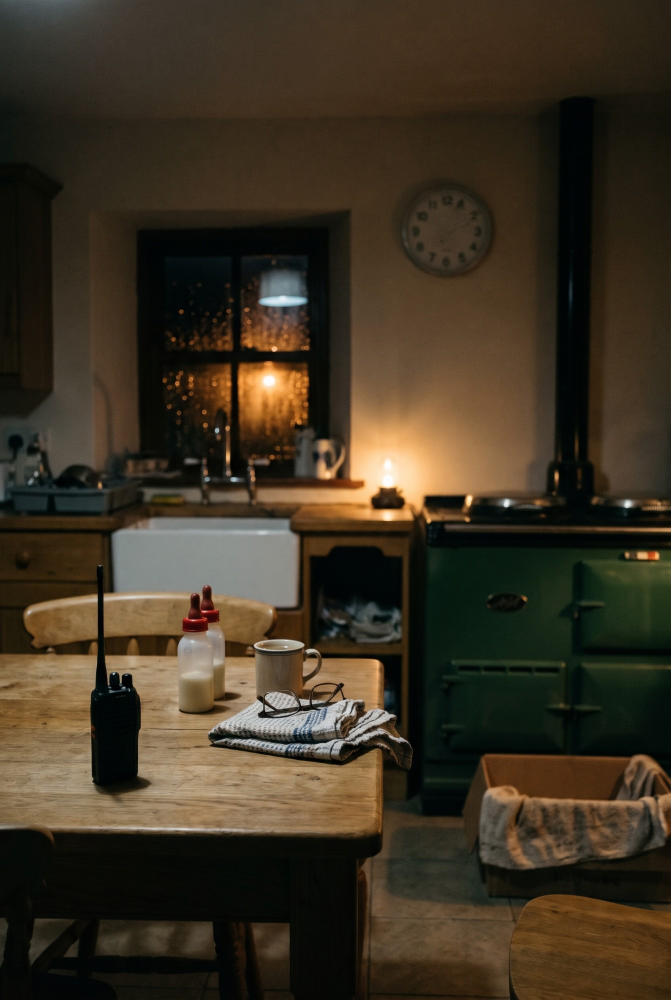
#> input picture wtpn/radio02-corner/plates/kitchen_green_nohands.png, 1342 x 2000 px (shown at 1/2 size)
$ python corner_video.py plates/kitchen_green_nohands.png
#> lines starting #> are read from the running program, lines starting #| are printed output that depends on the picture; after the words box and inside, x2 and y2 are one past the last pixel; in counts of white or black regions, pixels touching at a corner belong together
#!/usr/bin/env python3
"""TRANSMISSION 02 "CORNER" video. One photographic plate (farmhouse kitchen, 3 a.m.; May's handheld on
the table). Kept deliberately real (user: the earlier mock looked naff): the only things that move are
the radio's light (green: Gerry/Jo, red: May keying up, dark otherwise), the clock (hands drawn over the
plate; 3:00 exactly on the first knock), the candle in the window, a slow push-in, grain, and for a
split second during Jo's "crossing your yard" the light in the window dips as if something passed it.
Hard cut to black on the third knock, then the end card.
Usage: corner_video.py [--test START DUR]"""
import json, pathlib, subprocess, sys, math, random
import numpy as np
from PIL import Image, ImageDraw, ImageFilter
D = pathlib.Path(__file__).parent
S = json.loads((D / "script.json").read_text()); LINES = {l["id"]: l for l in S["lines"]}
#> (reads wtpn/radio01-crest/script.json from the repository)
TL = json.loads((D / "timeline.json").read_text()); T = TL["total"]
#> (reads wtpn/radio01-crest/timeline.json from the repository)
W, H, FPS = 1080, 1920, 30
AUDIO = D / "master_social.wav"

# ---------- the plate ------------------------------------------------------------------------------
# source is ChatGPT's 2:3 still; crop to 9:16 at x0 and scale to a 2160x3840 plate (2x the frame).
# Positions are measured on each source image (source pixels).
PLATES = {
 "kitchen_green_nohands.png": {"x0": 90, "clock": (894, 462), "clock_r": 62, "led": (213, 1386), "hands_erased": True,
                       "window": ((322, 505), (628, 930)), "candle": (775, 940), "flame": (775, 945, 24, 44)},   # dial centre from the numerals
 "kitchen_green.png": {"x0": 90, "clock": (886.5, 465), "clock_r": 65, "led": (213, 1386),
                       "window": ((322, 505), (628, 930)), "candle": (775, 945)},     # user's final (green range), 1342x2000
 "kitchen_gpt.png":   {"x0": 40, "clock": (457.5, 235), "clock_r": 31, "led": (111, 709),
                       "window": ((169, 262), (317, 468)), "candle": (397, 482)},     # cream-range stand-in, 687x1024
}
SRC = next(D / "plates" / n for n in PLATES if (D / "plates" / n).exists()); PC = PLATES[SRC.name]
_sw, _sh = Image.open(SRC).size; X0, K, CROP_W = PC["x0"], 3840 / _sh, round(_sh * 9 / 16)
#> after `X0, K, CROP_W = (PC['x0'], 3840 / _sh, round(_sh * 9 / 16))`: X0 = 90; K = 1.92; CROP_W = 1125
def P(sx, sy): return ((sx - X0) * K, sy * K)                  # source pixel -> plate pixel
CLOCK_C, CLOCK_R = P(*PC["clock"]), PC["clock_r"] * K          # centre, numeral radius
#> CLOCK_C = (1543.7, 887); CLOCK_R = 119
LED = P(*PC["led"])                                            # top face of the radio, beside the antenna
#> LED = (236.2, 2661.1)
WINDOW = (P(*PC["window"][0]), P(*PC["window"][1]))            # glass and bars, top-left / bottom-right
#> WINDOW = ((445.4, 969.6), (1033, 1785.6))
CANDLE = P(*PC["candle"])
#> CANDLE = (1315.2, 1804.8)
def run(c): subprocess.run(c, check=True, capture_output=True)

def build_plate():
    src = Image.open(SRC).convert("RGB")
#> src is the input picture: PIL image 1342x2000 RGB; mean R, G, B 61.6, 51.2, 35.1
    big = src.crop((X0, 0, X0 + CROP_W, _sh)).resize((2160, 3840), Image.LANCZOS)
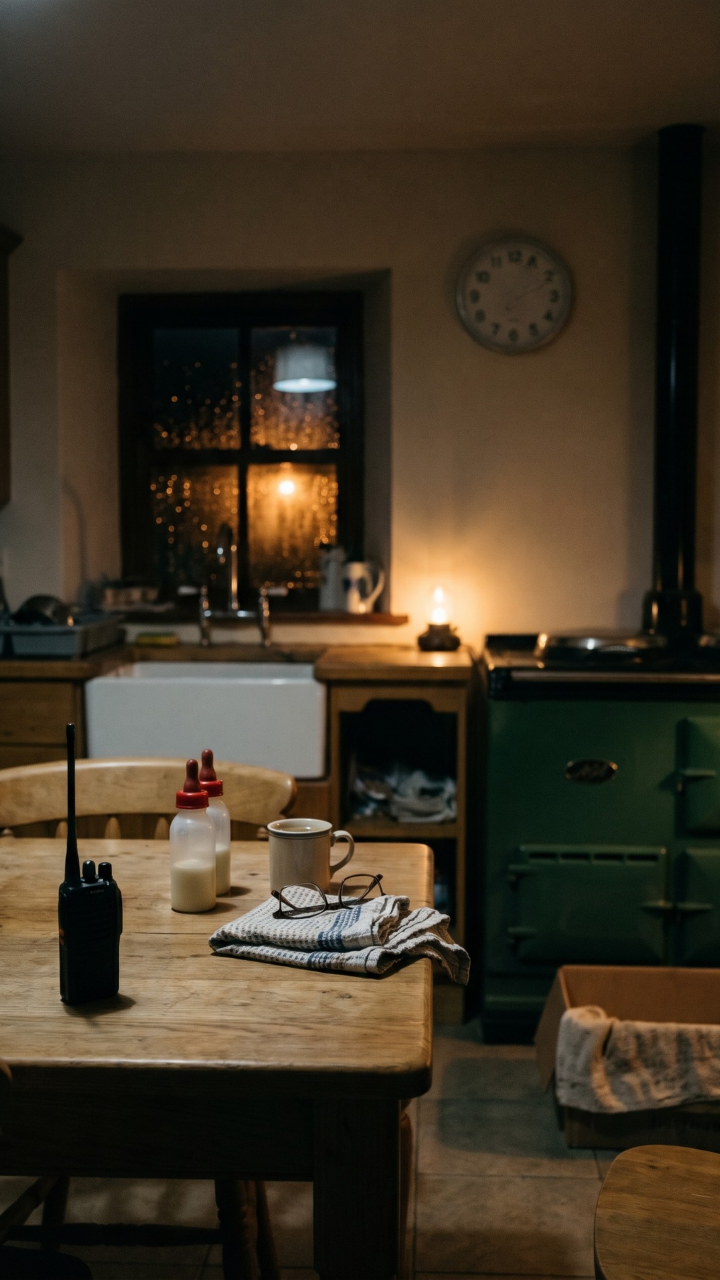
#> big: PIL image 2160x3840 RGB (shown at 1/3 size); mean R, G, B 64.4, 53.2, 36.8
    big = big.filter(ImageFilter.UnsharpMask(radius=1.6, percent=30 if K < 2.5 else 45, threshold=2))
    from scipy.ndimage import gaussian_filter, binary_dilation
    if PC.get("hands_erased"): return big          # done on the source, along the hands themselves
    # paint out the plate's own clock hands (we draw ours)
    a = np.asarray(big).astype(np.float32); cx, cy = CLOCK_C; R = int(CLOCK_R * 0.9)
    y0, y1, x0, x1 = int(cy - R - 20), int(cy + R + 20), int(cx - R - 20), int(cx + R + 20)
    sub = a[y0:y1, x0:x1]; yy, xx = np.mgrid[y0:y1, x0:x1]
    disk = (xx - cx) ** 2 + (yy - cy) ** 2 < R ** 2; lum = sub.mean(axis=2)
    hand = binary_dilation(disk & (lum < 0.80 * np.median(lum[disk])), iterations=6) & disk
    numerals_ring = (xx - cx) ** 2 + (yy - cy) ** 2 > (CLOCK_R * 0.80) ** 2
    hand &= ~numerals_ring                                   # leave the numbers alone
    m = (~hand).astype(np.float32)
    fill = np.stack([gaussian_filter(sub[..., k] * m, 14) / np.maximum(gaussian_filter(m, 14), 1e-3) for k in range(3)], -1)
    sub[hand] = fill[hand]; a[y0:y1, x0:x1] = sub
    return Image.fromarray(a.clip(0, 255).astype(np.uint8))

base = build_plate()
def lit(glow, core, gain=1.0):
    im = base.convert("RGBA"); lay = Image.new("RGBA", im.size, (0, 0, 0, 0)); d = ImageDraw.Draw(lay)
    x, y = LED
    for r, a in ((96, 20), (58, 38), (30, 80), (14, 170)): d.ellipse([x - r, y - r * 0.75, x + r, y + r * 0.75], fill=glow + (min(255, int(a * gain)),))
    lay = lay.filter(ImageFilter.GaussianBlur(11))
    ImageDraw.Draw(lay).ellipse([x - 9, y - 6, x + 9, y + 6], fill=core + (255,))
    return Image.alpha_composite(im, lay).convert("RGB")
def candle_out(im):
    """The same kitchen with the lamp out: flame and chimney glow gone, its warm wash off the wall."""
    from scipy.ndimage import gaussian_filter
    a = np.asarray(im).astype(np.float32); fx, fy, rx, ry = PC["flame"]; (cx, cy), rx, ry = P(fx, fy), rx * K, ry * K
#> after `(cx, cy), rx, ry = (P(fx, fy), rx * K, ry * K)`: cx = 1315.2; cy = 1814.4; rx = 46.08; ry = 84.48
    yy, xx = np.mgrid[0:a.shape[0], 0:a.shape[1]]
    # the glow on the wall and sill: a broad warm falloff around the lamp
    g = np.exp(-(((xx - cx) / (rx * 7.5)) ** 2 + ((yy - cy) / (ry * 4.0)) ** 2))
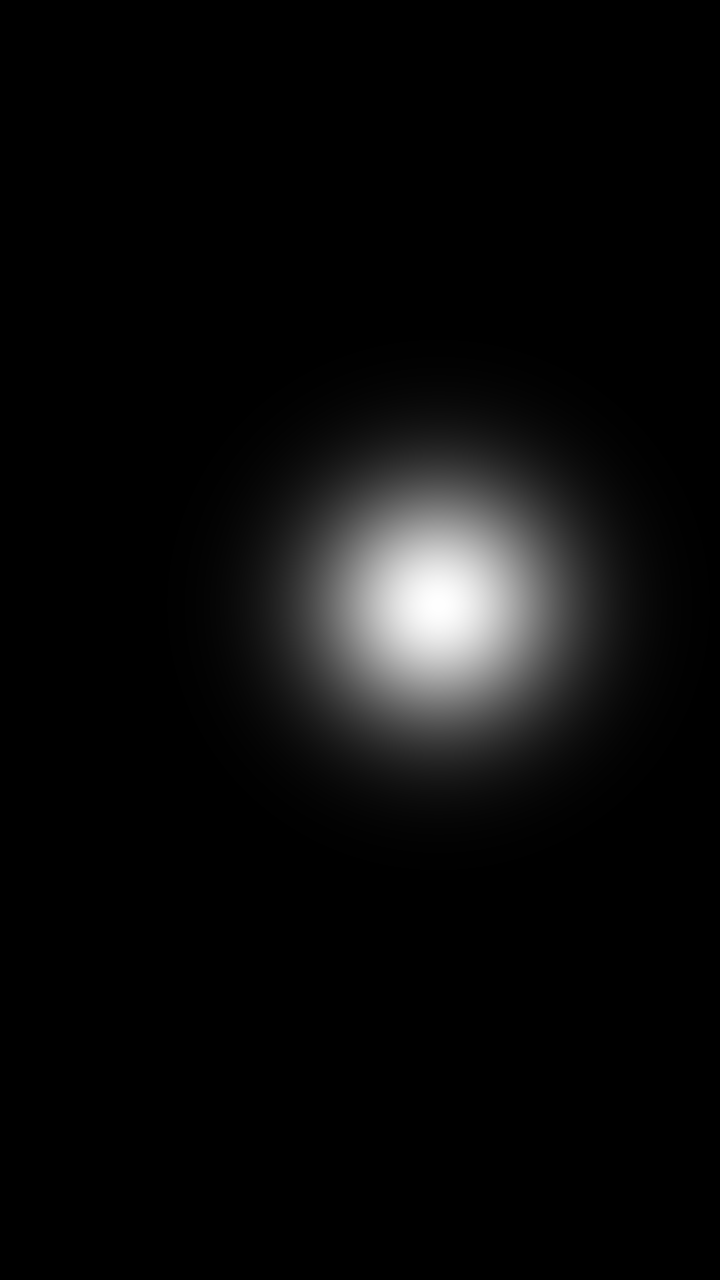
#> g: shape (3840, 2160) float64 (shown at 1/3 size); min 1.32e-22, max 1, mean 0.0442
    a *= (1 - np.stack([0.58 * g, 0.63 * g, 0.66 * g], -1))
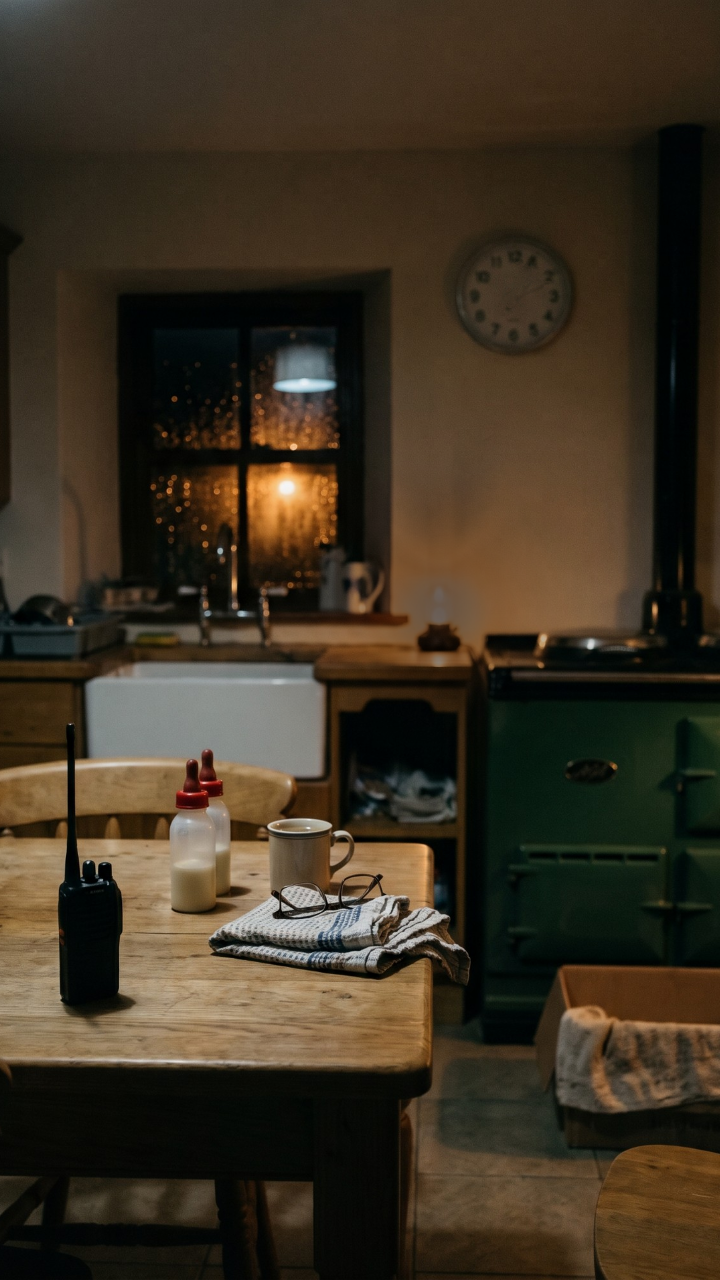
#> a: shape (3840, 2160, 3) float32 (shown at 1/3 size); mean R, G, B 60, 49.6, 34.3
    # the flame and chimney: replaced by the dim glass and wall around them
    core = np.exp(-(((xx - cx) / rx) ** 2 + ((yy - cy) / ry) ** 2) * 1.6)
    ring = (np.abs(((xx - cx) / (rx * 1.9)) ** 2 + ((yy - cy) / (ry * 1.5)) ** 2 - 1) < 0.25).astype(np.float32)
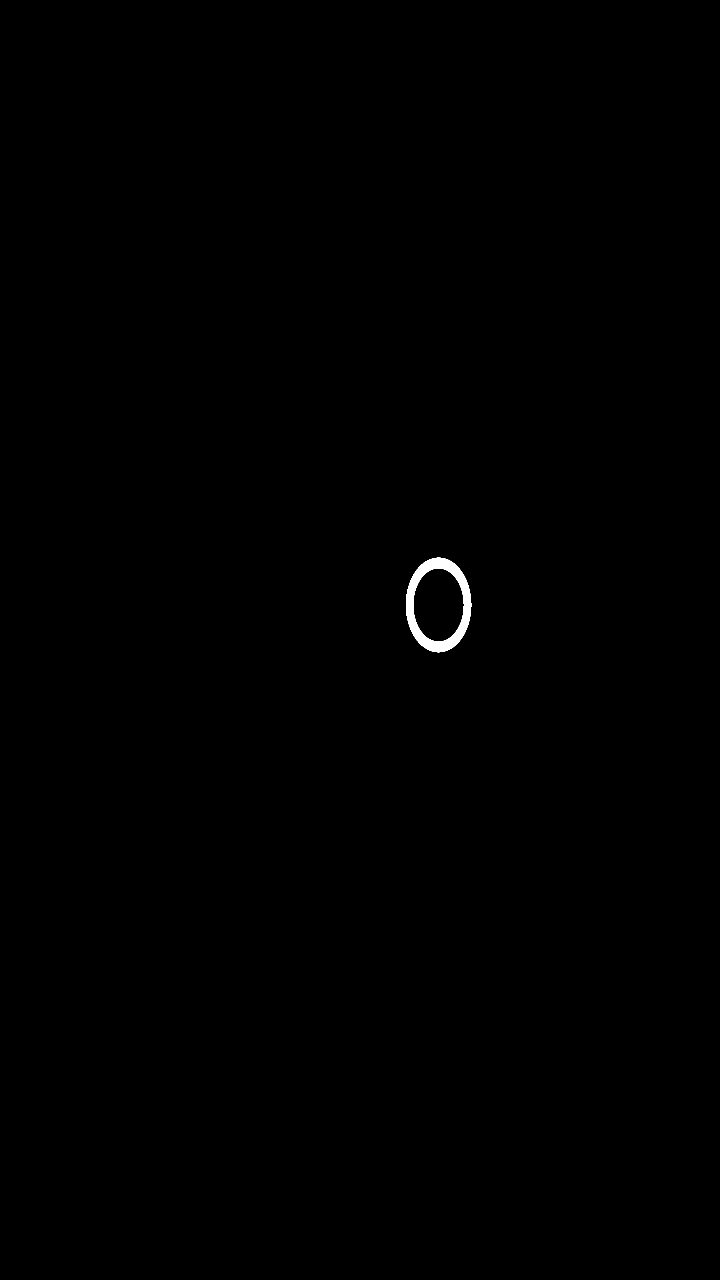
#> ring: shape (3840, 2160) float32 (shown at 1/3 size); values 0 (black) and 1 (white), 0.21% white; 1 white region, box (x1, y1, x2, y2) and area: (1218, 1673, 1414, 1957) 17428
    tone = np.array([(a[..., k] * ring).sum() / max(ring.sum(), 1) for k in range(3)], np.float32) * 0.93
#> tone = [89.49, 63.83, 40.89]
    a = a * (1 - core[..., None]) + tone * core[..., None]
    return Image.fromarray(a.clip(0, 255).astype(np.uint8))
base_out = candle_out(base) if PC.get("flame") else base
PL = {"off": base, "rx": lit((70, 240, 120), (205, 255, 215)), "tx": lit((255, 70, 45), (255, 190, 165), gain=1.7)}   # red reads weaker than green on a black radio
#> in lit, `lay = Image.new('RGBA', im.size, (0, 0, 0, 0))`: lay: PIL image 2160x3840 RGBA; every value is 0
#> in lit, `x, y = LED`: x = 236.2; y = 2661.1
#> call 2 of lit, with glow = (255, 70, 45), core = (255, 190, 165), gain = 1.7
#> in lit (call 2), `lay = lay.filter(ImageFilter.GaussianBlur(11))`:
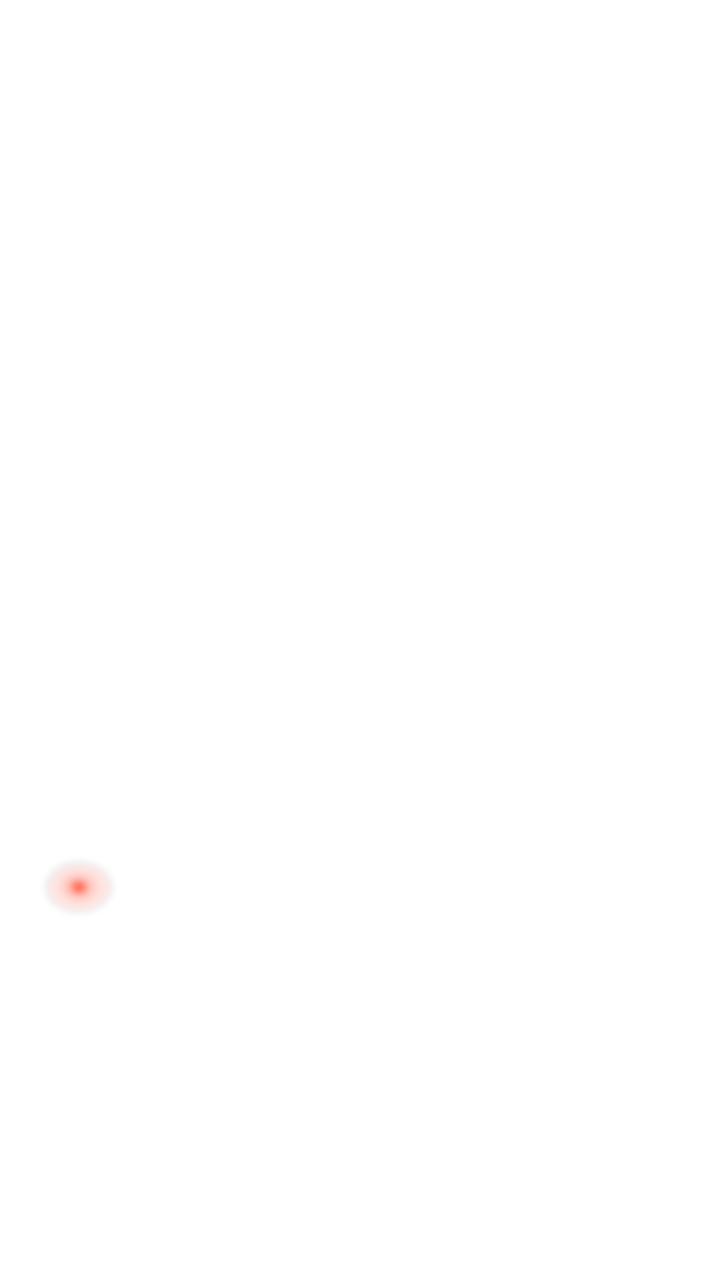
#> lay: PIL image 2160x3840 RGBA (shown at 1/3 size); mean R, G, B, A 0.7, 0.2, 0.1, 0.1; transparent parts drawn white
IV = [(e["led_on"], e["led_off"], e["kind"]) for e in TL["lines"]]
# [4 lines left out: function state, not called in this run]

# ---------- time: the clock, the dip, the cut -----------------------------------------------------
#> (the run stopped early here; a loop or call above may not have finished)
